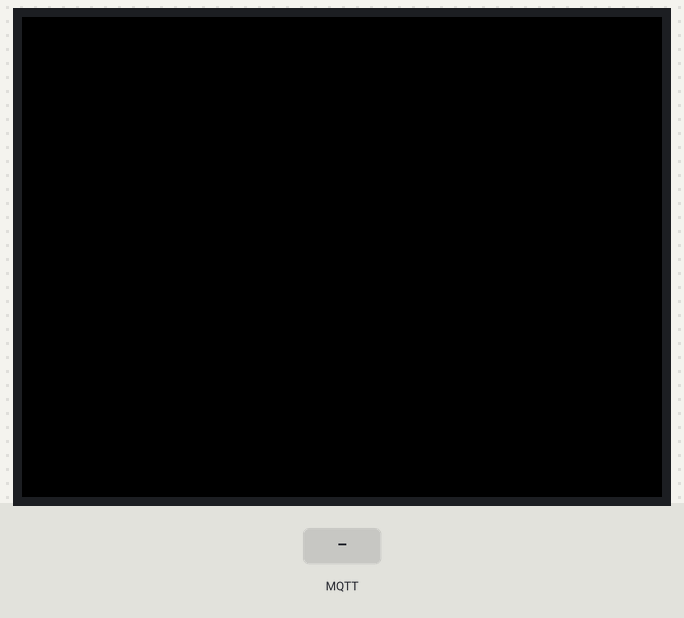
The program below on a simulated ESP32. Shown: 320×240 colour display. Inputs (shaded band) come from the test bench. WiFi joins after 1.5 s; servers stay silent unless stated; no MQTT or app messages arrive unless stated; not simulated (calls return 0 or success): secrets.h; names the files do not define were given values by the test bench: MQTT_PORT = 1883; what the program prints to the serial monitor is not drawn.

Above: at 3.3 s.
3.4 s: MQTT message "1" arrives on the first subscribed topic
At 3.8 s:
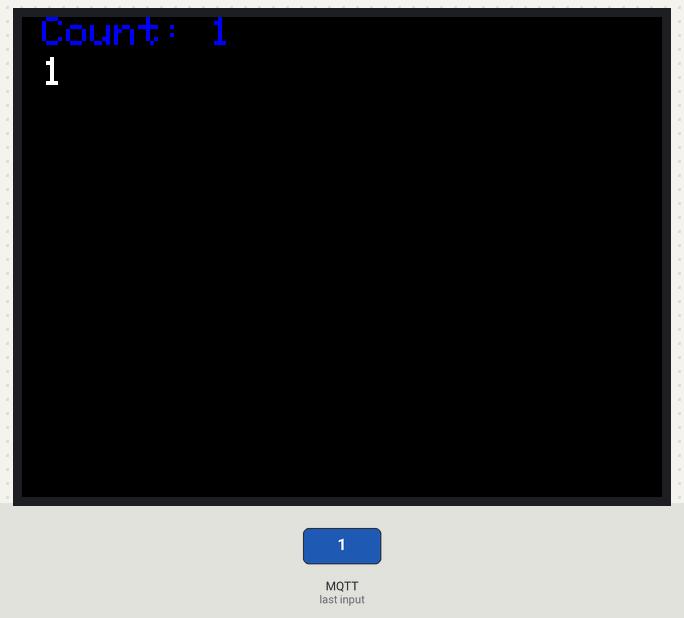
4.9 s: MQTT message "on" arrives on the first subscribed topic
At 6.1 s:
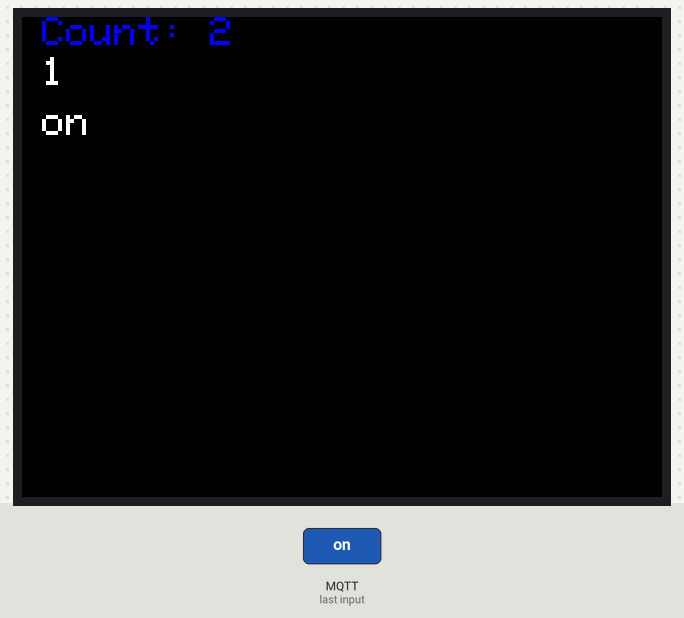
6.4 s: MQTT message "off" arrives on the first subscribed topic
At 7.3 s:
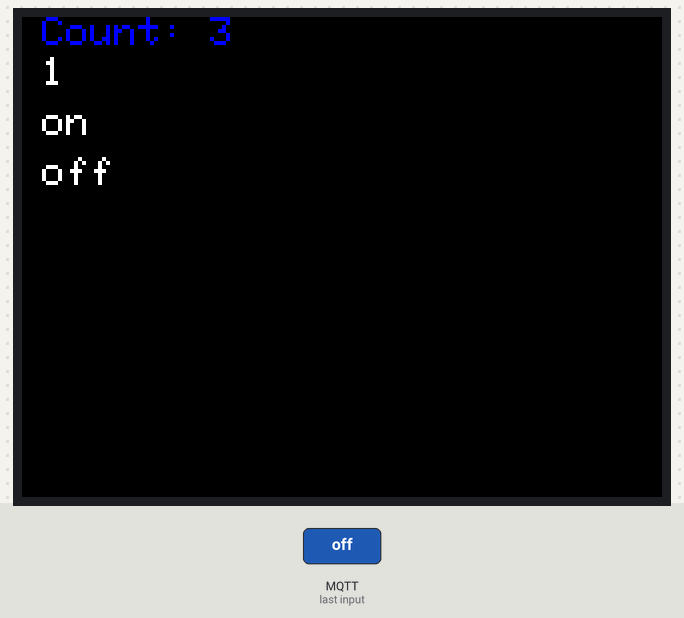
7.9 s: MQTT message "0" arrives on the first subscribed topic
At 8.4 s:
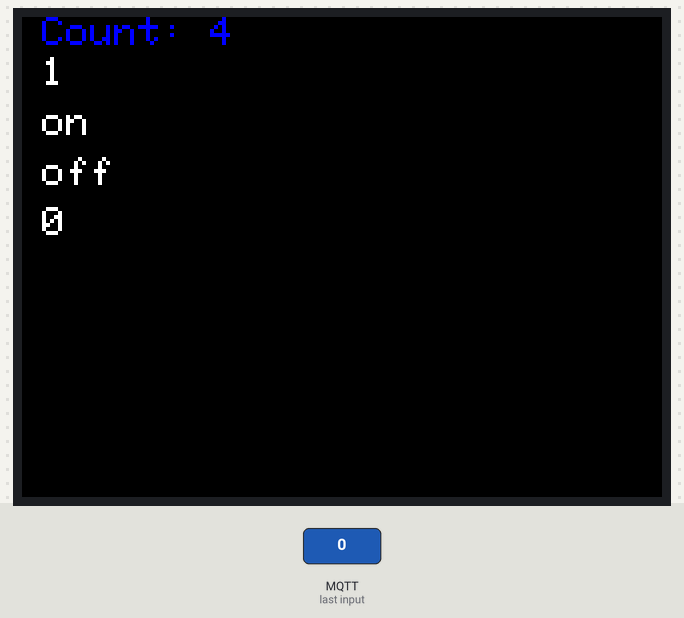
Timing chart, 0 to 10.4 s (numbered marks = the images above; inputs shaded):
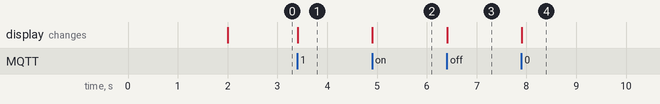

The program:

main.cpp
```cpp
#include <Arduino.h>
#include <PubSubClient.h>
#include <M5Core2.h>
#include <WiFi.h>

#include "secrets.h"
void connectToWiFi();
void mqttCallback(char *mqttTopic, byte *payload, unsigned int length);
void connectToMQTT();

WiFiClient espClient;
PubSubClient mqttClient(espClient);

int count = 0;
int lastMessagePos = 20;

char messages[9][25] = {};  // Array of char arrays, each can store up to 25 characters

void setup() {
  Serial.begin(115200);
  connectToWiFi();

  mqttClient.setServer(MQTT_BROKER, MQTT_PORT);
  mqttClient.setKeepAlive(60);
  mqttClient.setCallback(mqttCallback);

  M5.begin();
  M5.Lcd.setTextSize(2);
  M5.Lcd.setTextColor(WHITE);
}

void loop() {
  if (!mqttClient.connected()) {
    connectToMQTT();
  }
  mqttClient.loop();
}

void connectToWiFi() {
  // Implement WiFi connection logic here
  Serial.println("Connecting to WiFi...");
  WiFi.begin(WIFI_SSID, WIFI_PASSWORD);
  // Wait for connection
  while (WiFi.status() != WL_CONNECTED) {
    delay(1000);
    Serial.println("Connecting...");
  }
  Serial.println("Connected to WiFi");
}

void connectToMQTT() {
  while (!mqttClient.connected()) {
    String clientId = "esp32-client-" + String(WiFi.macAddress());
    Serial.printf("Connecting to MQTT Broker as %s.....\n", clientId.c_str());
    if (mqttClient.connect(clientId.c_str(), MQTT_USERNAME, MQTT_PASSWORD)) {
      Serial.println("Connected to MQTT Broker");
      mqttClient.subscribe(MQTT_TOPIC);
      mqttClient.publish(MQTT_TOPIC, "Hello EMQX I'm a Core2!");
    } else {
      Serial.print("Failed to connect, state: ");
      Serial.println(mqttClient.state());
      delay(5000);
    }
  }
}

void mqttCallback(char *mqttTopic, byte *payload, unsigned int length) {
  Serial.print("Message received on topic: ");
  Serial.println(mqttTopic);
  Serial.print("Message: ");

  String message = "";

  for (unsigned int i = 0; i < length; i++) {
    message += (char)payload[i];
  }

  Serial.println(message);

  // Check if the next message will overflow the screen
  if (count > 0 && count % 9 == 0) {
    // Clear the screen and reset messages array
    Serial.println("Messages array is full, resetting...");
    memset(messages, 0, sizeof(messages));
    lastMessagePos = 20;
    M5.Lcd.clearDisplay();
  }

  // Add the new message to the array
  strncpy(messages[count % 9], message.c_str(), 24);
  messages[count % 9][24] = '\0';  // Ensure null termination

  Serial.println("\n--------------------");
  count++;

  M5.Lcd.fillRect(0, 0, M5.lcd.width(), 20, BLACK); // Reset the top area for count display

  // Display the count in blue at the top
  M5.Lcd.setCursor(10, 0);
  M5.Lcd.setTextColor(BLUE);
  M5.Lcd.print("Count: " + String(count));

  // Display the message in white below the count
  M5.Lcd.setCursor(10, lastMessagePos);
  M5.Lcd.setTextColor(WHITE);
  M5.Lcd.print(message);
  lastMessagePos += 25;
}
```

Measured:
- after the input at 3.4 s, the display: changes at once (image 1)
- after the input at 4.9 s, the display: changes at once (image 2)
- after the input at 6.4 s, the display: changes at once (image 3)
- after the input at 7.9 s, the display: changes at once (image 4)
